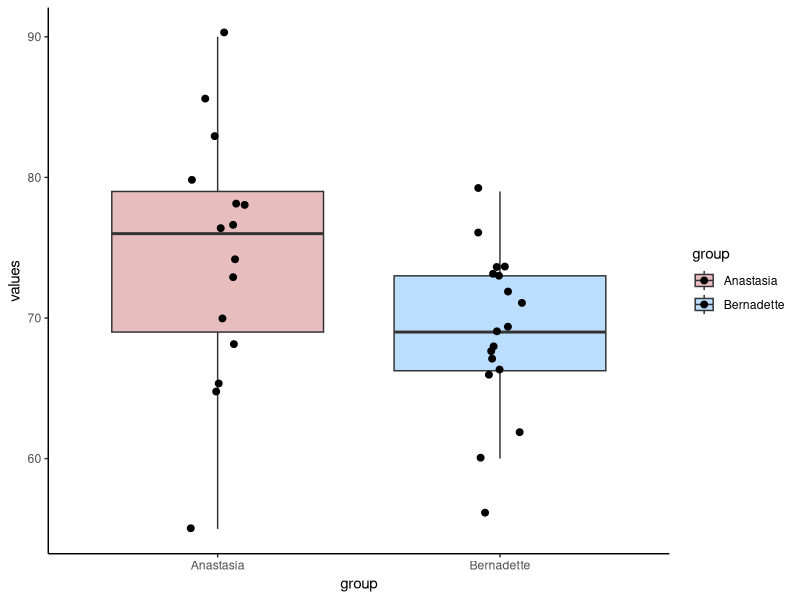
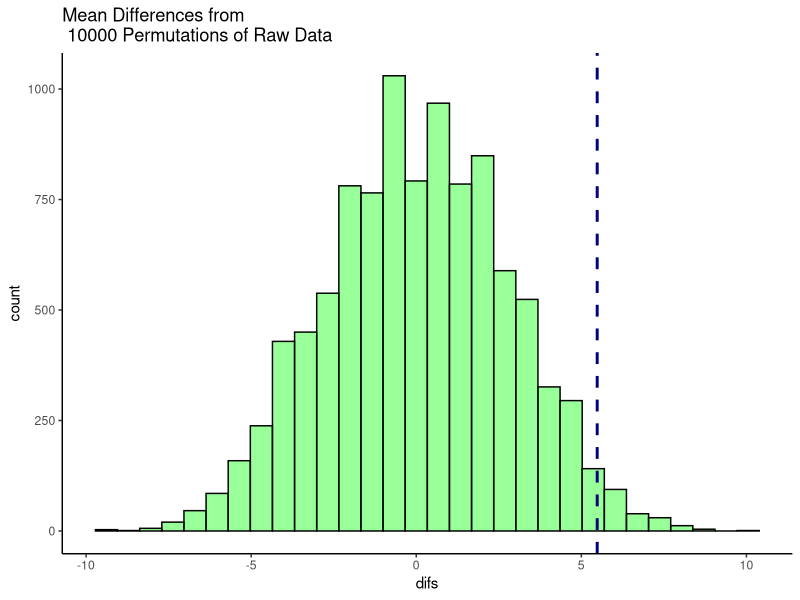
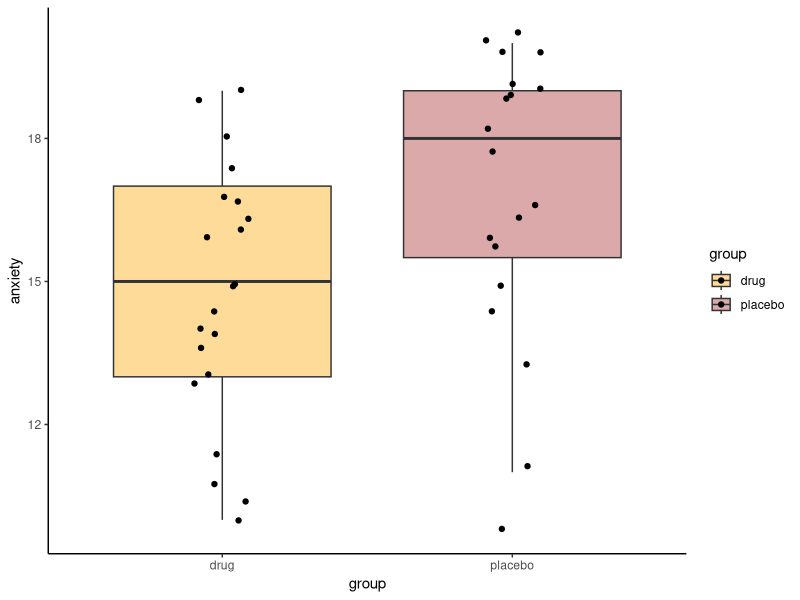
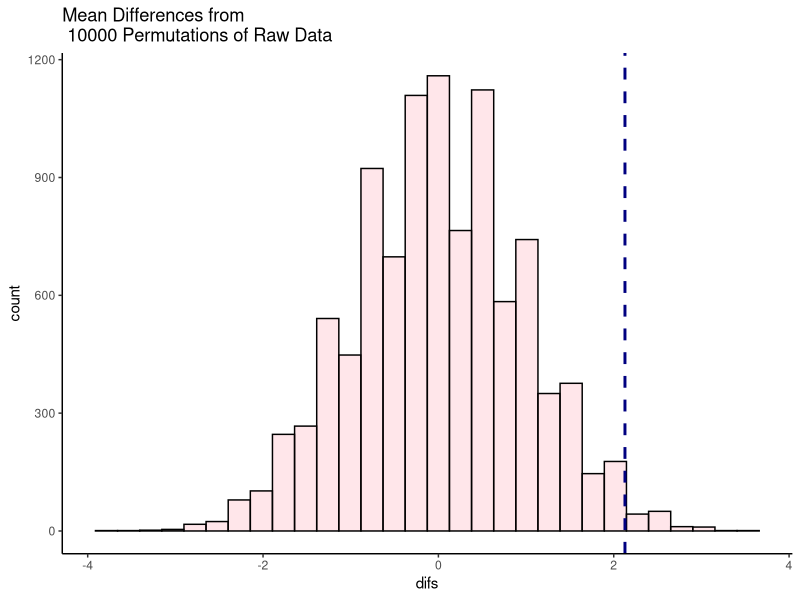
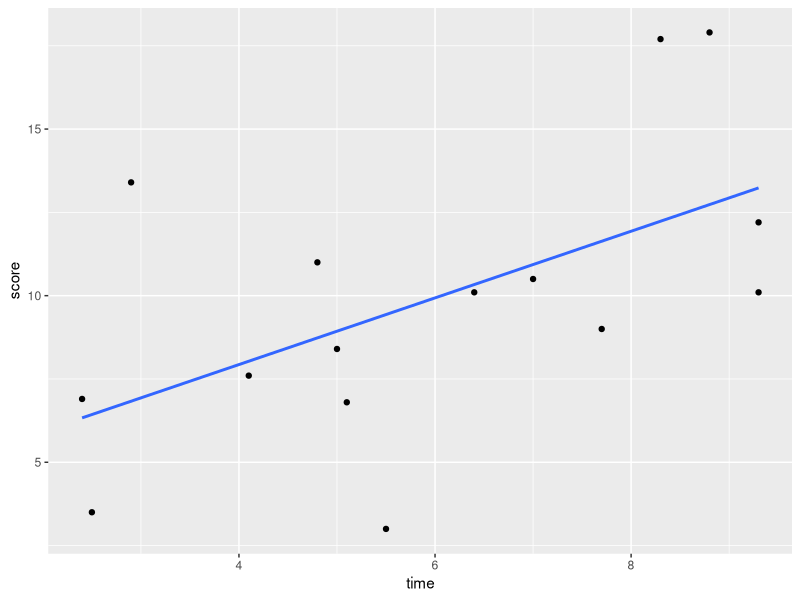
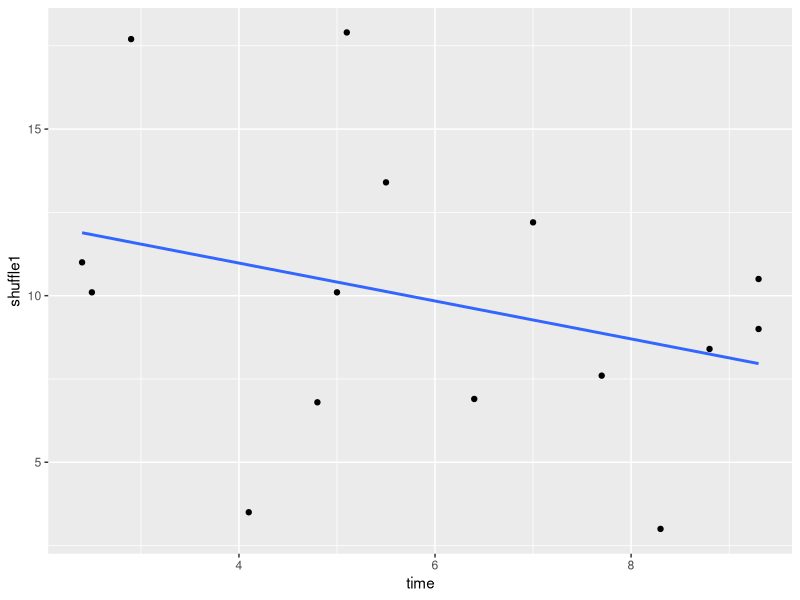
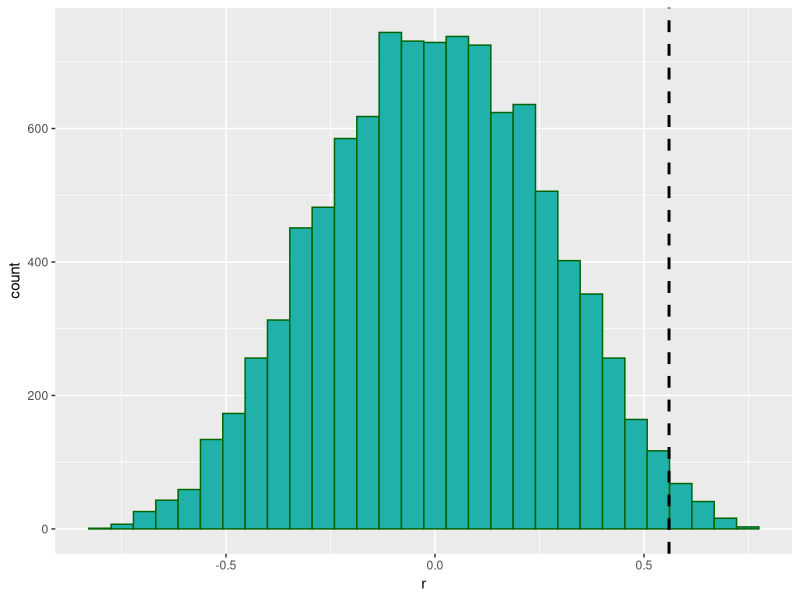
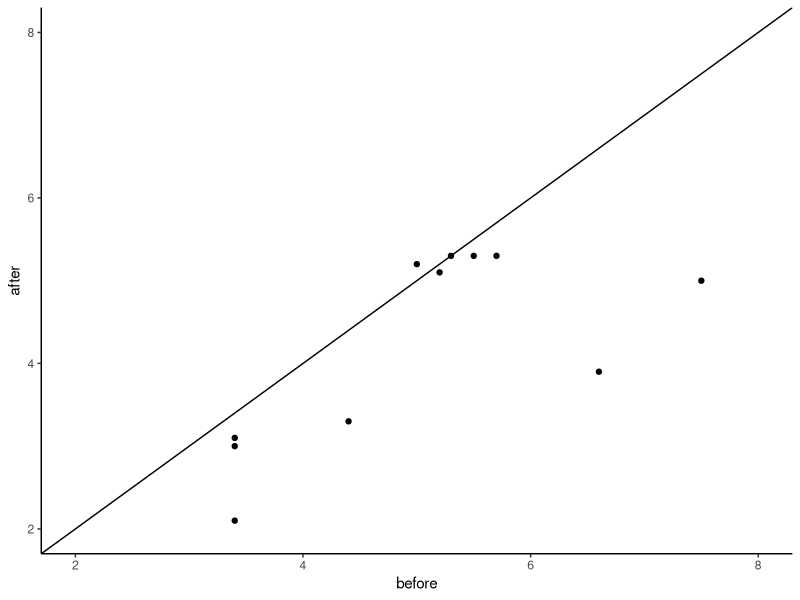

These charts were generated, in order, by the following R code:
## ---- chunk 1
library(tidyverse)

anastasia <- c(65, 74, 73, 83, 76, 65, 86, 70, 80, 55, 78, 78, 90, 77, 68)
bernadette <- c(72, 66, 71, 66, 76, 69, 79, 73, 62, 69, 68, 60, 73, 68, 67, 74, 56, 74)

# put into a dataframe:
dd <- data.frame(values = c(anastasia, bernadette),
                 group = c(rep("Anastasia",15), rep("Bernadette", 18))
)

dd

## ---- chunk 2
ggplot(dd, aes(x = group, y = values, fill = group)) +
  geom_boxplot(alpha=.3, outlier.shape = NA) +
  geom_jitter(width=.1, size=2) +
  theme_classic() +
  scale_fill_manual(values = c("firebrick", "dodgerblue"))

## ---- chunk 3
meandif <- mean(anastasia)  - mean(bernadette)   # 5.48
meandif

## ---- chunk 4

t.test(anastasia, bernadette, var.equal = T)
## ---- chunk 5

set.seed(1) # just to keep the random number generator the same for all of us

allscores <- c(anastasia, bernadette)

allscores
## ---- chunk 6

x <- split(sample(allscores), rep(1:2, c(15,18))) 

x

## ---- chunk 7

x[[1]] # this is our shuffled sample of size 15
x[[2]] # this is our shuffled sample of size 18

mean(x[[1]])  # mean of the new sample of size 15
mean(x[[2]])  # mean of the new sample of size 18


# what's the difference in their means?
mean(x[[1]]) - mean(x[[2]]) 

## ---- chunk 8
results<-vector('list',10000)
for(i in 1:10000){
  x <- split(sample(allscores), rep(1:2, c(15,18)))
  results[[i]]<-mean(x[[1]]) - mean(x[[2]])  
}

head(unlist(results)) # these are all our mean differences from 10,000 shuffles of the data. We're just looking at the first 6.

## ---- chunk 9
df <- data.frame(difs = unlist(results))

ggplot(df, aes(x=difs)) +
  geom_histogram(color="black", fill="green", alpha=.4) +
  geom_vline(color="navy",lwd=1,lty=2,xintercept = 5.48) +
  theme_classic()+
  ggtitle("Mean Differences from \n 10000 Permutations of Raw Data")

## ---- chunk 10
sum(unlist(results) > 5.48)  # 202 times out of 10000
## ---- chunk 11
sum(unlist(results) > 5.48) /10000  # which is 0.0202 proportion of the time
## ---- chunk 12
# 2-tailed value
2 * (sum(unlist(results) > 5.48) /10000)
## ---- chunk 13
placebo <- c(15, 16, 19, 19, 17, 20, 18, 14, 18, 20, 20, 20, 13, 11, 16, 19, 19, 16, 10) 
drug <- c(15, 15, 16, 13, 11, 19, 17, 17, 11, 14, 10, 18, 19, 14, 13, 16, 16, 17, 14, 10, 14)


length(placebo) #19
length(drug)  #21

## ---- chunk 14

shapiro.test(drug)    # approximately normal as p>.05
shapiro.test(placebo) # not enough evidence to be normal as p<.05

## ---- chunk 15
# put into dataframe - long format
ddf <- data.frame(anxiety = c(placebo, drug),
                 group = c(rep("placebo", length(placebo)), 
                           rep("drug", length(drug))
                 )
)

head(ddf)

#boxplots
ggplot(ddf, aes(x=group, y=anxiety, fill=group)) + 
  geom_boxplot(outlier.shape = NA, alpha=.4) +
  geom_jitter(width=.1) +
  theme_classic() +
  scale_fill_manual(values=c("orange", "brown"))


mean(placebo) - mean(drug) #2.128

## ---- chunk 16

allvalues <- c(placebo, drug)

results<-vector('list',10000)
for(i in 1:10000){
  x <- split(sample(allvalues), rep(1:2, c(19,21)))
  results[[i]]<-mean(x[[1]]) - mean(x[[2]])  
}

head(unlist(results)) # these are the first six of all our mean differences from 10,000 shuffles of the data.
## ---- chunk 17

df0 <- data.frame(difs = unlist(results))

ggplot(df0, aes(x=difs)) +
  geom_histogram(color="black", fill="pink", alpha=.4) +
  geom_vline(color="navy",lwd=1,lty=2,xintercept = 2.128) +
  theme_classic()+
  ggtitle("Mean Differences from \n 10000 Permutations of Raw Data")

## ---- chunk 18
sum(unlist(results) > 2.128)  # 109 times out of 10000

sum(unlist(results) > 2.128) /10000  # which is 0.0109 proportion of the time

## ---- chunk 19

library(tidyverse)

df <-  read_csv("data/timescore.csv")

head(df)

## ---- chunk 20
# scatterplot
ggplot(df, aes(x = time, y = score)) + 
  geom_point() +
  stat_smooth(method = "lm", se=F)
 
## ---- chunk 21
# regular significance test
cor.test(df$time,df$score) #r=0.55, p=0.031
## ---- chunk 22
set.seed(1) # just doing this so all our results look same

df$score  # actual data in order

## ---- chunk 23
sample(df$score)  # actual data but order shuffled
## ---- chunk 24
df$shuffle1 <- sample(df$score) #create a new column with shuffled data

df
## ---- chunk 25
# this is what that new column looks like:
ggplot(df, aes(x = time, y = shuffle1)) + 
  geom_point() +
  stat_smooth(method = "lm", se=F)

## ---- chunk 26
cor.test(df$time, df$shuffle1) # now relationship is a bit negative

## ---- chunk 27
# we can do this many times
cor(df$time, sample(df$score))
cor(df$time, sample(df$score)) 
cor(df$time, sample(df$score)) 
cor(df$time, sample(df$score)) 


## ---- chunk 28

results <- vector('list',10000)
for(i in 1:10000){
  results[[i]] <- cor(df$time, sample(df$score))
}

head(unlist(results)) # this are the correlations for the first 6 of  10,000 shuffles

## ---- chunk 29
results.df <- data.frame(x = unlist(results))

ggplot(results.df, aes(x)) + 
  geom_histogram(color="darkgreen",fill="lightseagreen") +
  geom_vline(xintercept = 0.56, lwd=1, lty=2) +
  xlab("r") 

## ---- chunk 30
sum(unlist(results) > 0.56) #163 were greater.
## ---- chunk 31
sum(unlist(results) > 0.56)  / 10000  #0.0163

## ---- chunk 32

# take a look at these before and after scores

ba <- read_csv("data/beforeafter1.csv")

head(ba)
## ---- chunk 33
# make a scatterplot with the x being 'before' and y being 'after'
ggplot(ba, aes(x=before, y=after)) +
  geom_point() +
  theme_classic()+
  geom_abline(intercept =0 , slope = 1) +
  xlim(2,8)+
  ylim(2,8)

## ---- chunk 34
t.test(ba$before, ba$after, paired=T)
## ---- chunk 35
# create a difference column for the difference between before and after
ba$difference <- ba$before - ba$after

# run a Shapiro test on the difference column
shapiro.test(ba$difference)
## ---- chunk 36
ba
## ---- chunk 37
mean(ba$difference)
## ---- chunk 38
set.seed(1)
shuffle1 <- ba$difference * sample(c(-1,1), 11, replace = T)
shuffle1
mean(shuffle1)
## ---- chunk 39
shuffle2 <- ba$difference * sample(c(-1,1), 11, replace = T)
shuffle2
mean(shuffle2)
## ---- chunk 40
results <- vector('list',10000)
for(i in 1:10000){
results[[i]] <-  mean(ba$difference * sample(c(-1,1), 11, replace = T))
}
## ---- chunk 41

df1 <- data.frame(difs = unlist(results))

ggplot(df1, aes(x=difs)) +
  geom_histogram(color="black", fill="pink", alpha=.4, binwidth = .05) +
  geom_vline(color="navy",lwd=1,lty=2,xintercept = .8) +
  theme_classic()+
  ggtitle("Mean Differences from \n 10000 Permutations of Raw Data")

## ---- chunk 42
sum(unlist(results)>0.8)
## ---- chunk 43
sum(unlist(results)>0.8) / 10000
## ---- chunk 44
library(coin)

head(ddf)

# for some reason, the coin package makes you make the 'group' column/variable a factor
ddf$group <- factor(ddf$group) 

independence_test(anxiety ~ group, data = ddf, alternative = "less")

## ---- chunk 45
#2-tailed permutation test
independence_test(anxiety ~ group, data = ddf)
